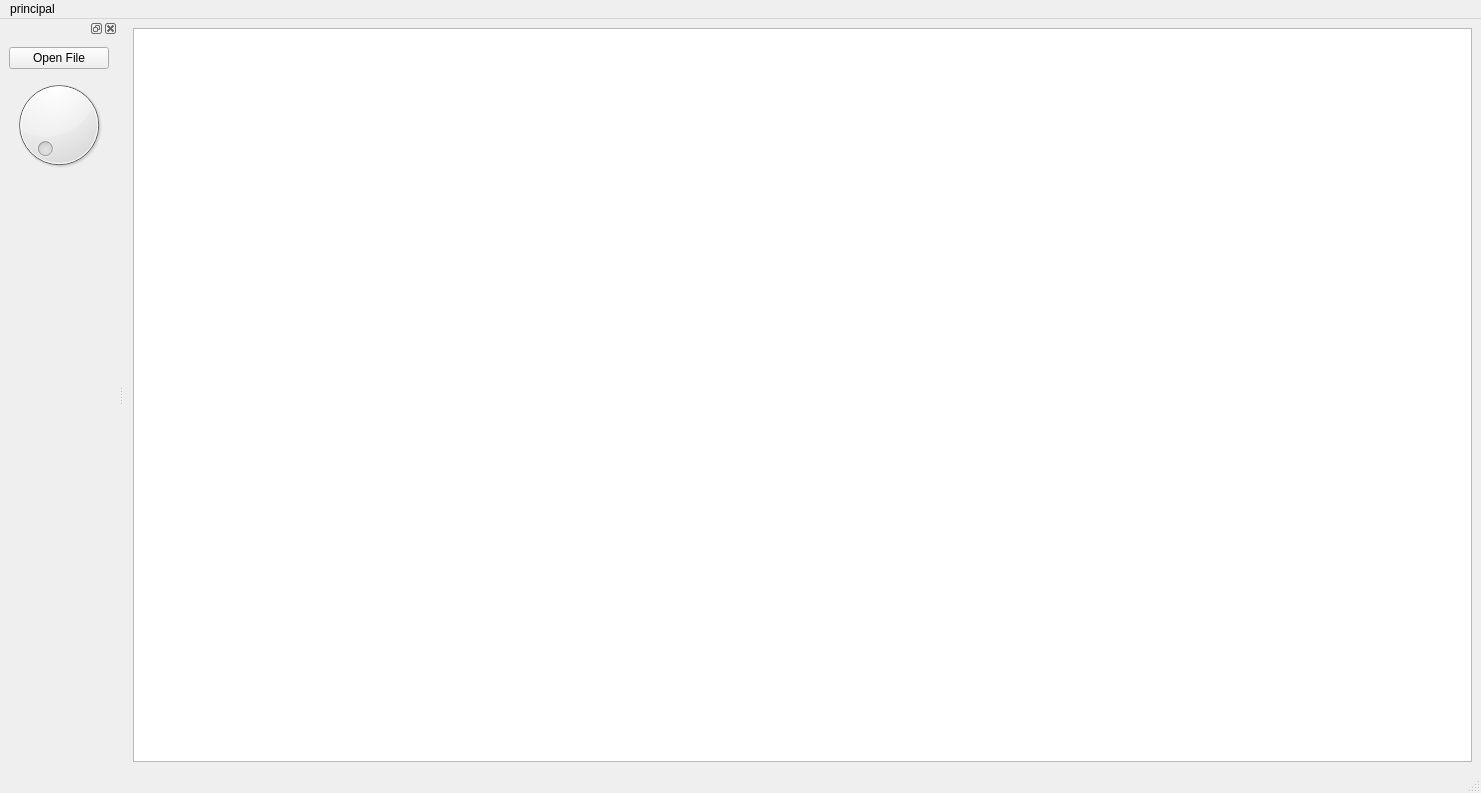
<?xml version="1.0" encoding="UTF-8"?>
<ui version="4.0">
 <class>MainWindow</class>
 <widget class="QMainWindow" name="MainWindow">
  <property name="geometry">
   <rect>
    <x>0</x>
    <y>0</y>
    <width>1481</width>
    <height>793</height>
   </rect>
  </property>
  <property name="windowTitle">
   <string>MainWindow</string>
  </property>
  <widget class="QWidget" name="centralwidget">
   <layout class="QGridLayout" name="gridLayout">
    <item row="0" column="0">
     <widget class="QGraphicsView" name="dockView"/>
    </item>
   </layout>
  </widget>
  <widget class="QMenuBar" name="menubar">
   <property name="geometry">
    <rect>
     <x>0</x>
     <y>0</y>
     <width>1481</width>
     <height>22</height>
    </rect>
   </property>
   <widget class="QMenu" name="menuprincipal">
    <property name="title">
     <string>principal</string>
    </property>
    <addaction name="separator"/>
   </widget>
   <addaction name="menuprincipal"/>
  </widget>
  <widget class="QStatusBar" name="statusbar"/>
  <widget class="QDockWidget" name="dockWidgetQt">
   <attribute name="dockWidgetArea">
    <number>1</number>
   </attribute>
   <widget class="QWidget" name="dockWidgetContents">
    <layout class="QVBoxLayout" name="verticalLayout">
     <item>
      <widget class="QPushButton" name="openButton">
       <property name="text">
        <string>Open File</string>
       </property>
      </widget>
     </item>
     <item>
      <widget class="QDial" name="dial"/>
     </item>
     <item>
      <spacer name="verticalSpacer">
       <property name="orientation">
        <enum>Qt::Vertical</enum>
       </property>
       <property name="sizeHint" stdset="0">
        <size>
         <width>20</width>
         <height>40</height>
        </size>
       </property>
      </spacer>
     </item>
    </layout>
   </widget>
  </widget>
 </widget>
 <resources/>
 <connections/>
</ui>
